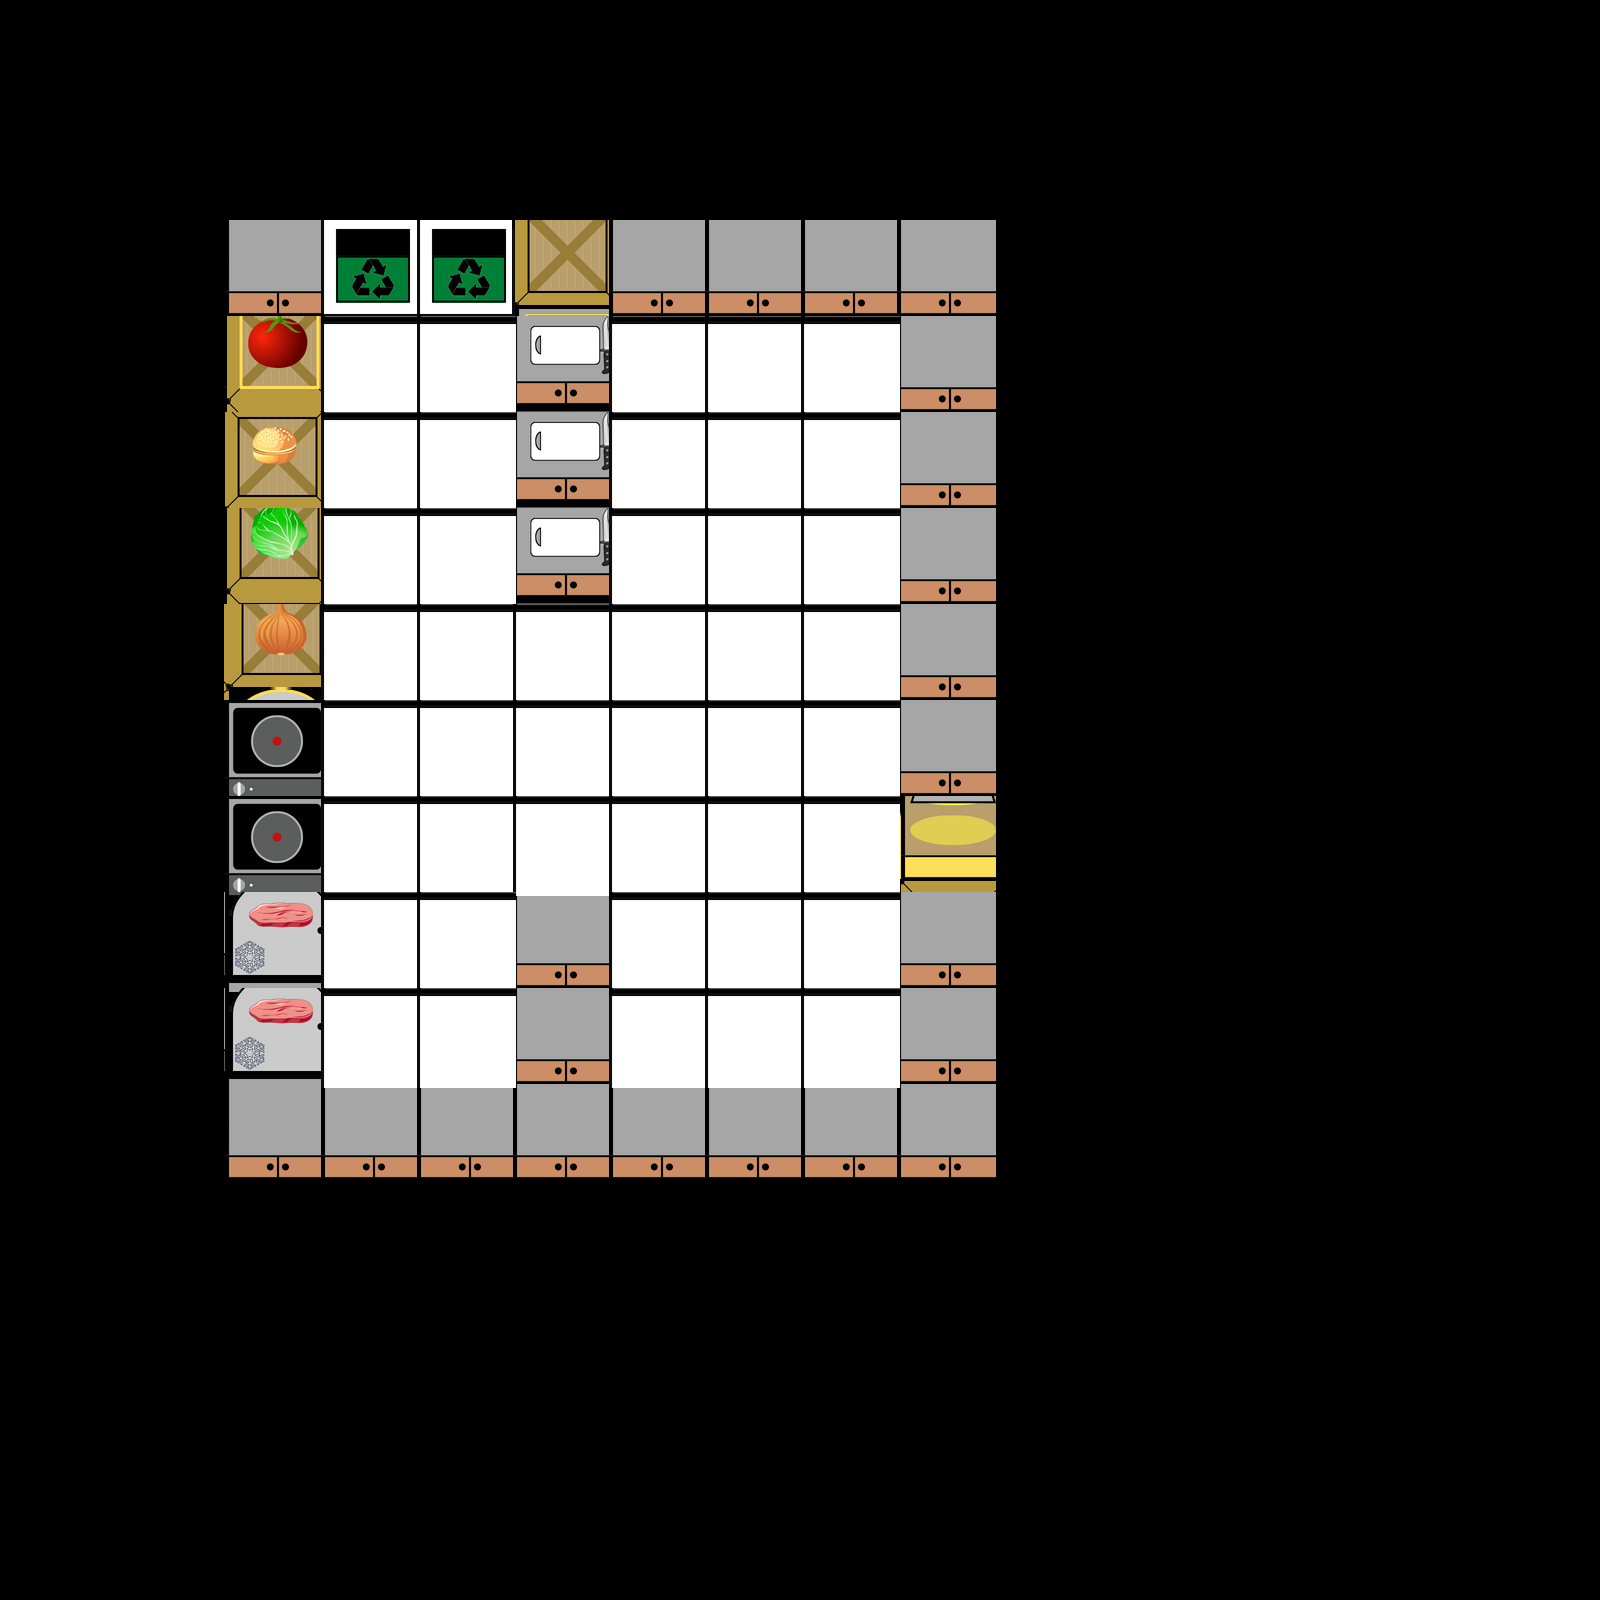

Rendered tile map (Tiled .tmx) drawn with the repository's tilesets; below, a short description and the map source with its tile grids summarised:
An orthogonal 100x100 tile map with 16x16 px tiles, 2 tile layers (Tile Layer 1, background), 2 tilesets and 36 objects.

<map version="1.9" tiledversion="1.9.2" orientation="orthogonal" renderorder="right-down" width="100" height="100" tilewidth="16" tileheight="16" infinite="0" nextlayerid="16" nextobjectid="52">
 <tileset firstgid="1" source="ENG1_Assets_V1.tsx" />
 <tileset firstgid="401" source="ENG_Assets_V2.tsx" />
 <layer id="1" name="Tile Layer 1" width="100" height="100">
  <data>[10000 cells, 37 non-empty, 11 distinct tile ids]</data>
 </layer>
 <objectgroup id="5" name="Cutting_boards">
  <object id="36" x="513.333" y="315.333" width="98.6667" height="92.6667" />
  <object id="37" x="514.666" y="407.333" width="97.3337" height="98" />
  <object id="38" x="514.667" y="506.667" width="97.3333" height="97.3333" />
 </objectgroup>
 <objectgroup id="10" name="Service_counter">
  <object id="39" x="901.333" y="794.667" width="92" height="96" />
 </objectgroup>
 <objectgroup id="11" name="Patty_dispenser">
  <object id="40" x="226" y="897.334" width="96.6667" height="183.334" />
 </objectgroup>
 <objectgroup id="12" name="Tomato_dispenser">
  <object id="41" x="222.667" y="316" width="100" height="98.6667" />
 </objectgroup>
 <objectgroup id="13" name="Bun_dispenser">
  <object id="42" x="224.667" y="413.333" width="96" height="94" />
 </objectgroup>
 <objectgroup id="14" name="Lettuce_dispenser">
  <object id="43" x="224" y="507.334" width="98" height="95.3333" />
 </objectgroup>
 <objectgroup id="15" name="Onion_dispenser">
  <object id="44" x="223.334" y="604.667" width="96.6666" height="97.3334" />
 </objectgroup>
 <objectgroup id="6" name="Bins">
  <object id="49" x="417.333" y="233.333" width="91.9997" height="82.6667" />
  <object id="50" x="317.333" y="229.333" width="97.3333" height="85.3333" />
  <object id="51" x="512" y="232" width="97.333" height="82.6667" />
 </objectgroup>
 <objectgroup id="7" name="Counters">
  <object id="11" x="223.334" y="220.667" width="98" height="91.3333" />
  <object id="12" x="606.666" y="221.334" width="98" height="92" />
  <object id="13" x="704.667" y="219.333" width="96.6666" height="94" />
  <object id="14" x="802" y="221.333" width="95.3334" height="93.3333" />
  <object id="15" x="898.667" y="220.666" width="98" height="93.3333" />
  <object id="16" x="900" y="316" width="97.3334" height="90.6667" />
  <object id="17" x="901.333" y="409.333" width="94.6667" height="97.3334" />
  <object id="18" x="899.333" y="508" width="96.6667" height="94.6667" />
  <object id="19" x="900" y="602" width="97.3334" height="98" />
  <object id="20" x="900.667" y="701.334" width="94" height="90" />
  <object id="21" x="900" y="892.667" width="95.3333" height="92.6667" />
  <object id="22" x="517.333" y="900" width="93.3333" height="89.3334" />
  <object id="23" x="516" y="988" width="97.3333" height="98.6667" />
  <object id="24" x="900.667" y="988" width="96.6666" height="93.3334" />
  <object id="25" x="225.333" y="1081.33" width="96" height="101.333" />
  <object id="26" x="901.333" y="1083.33" width="93.3334" height="93.3334" />
  <object id="27" x="325.334" y="1088.66" width="92" height="94" />
  <object id="28" x="418.666" y="1088.66" width="96" height="92" />
  <object id="29" x="514.667" y="1088" width="98" height="93.3333" />
  <object id="30" x="614.667" y="1090.67" width="92" height="90" />
  <object id="31" x="708" y="1088" width="94.6667" height="94" />
  <object id="32" x="804" y="1088.67" width="96.6667" height="87.3333" />
 </objectgroup>
 <objectgroup id="9" name="Stoves">
  <object id="33" x="224.667" y="704.667" width="96.6667" height="100.667" />
  <object id="34" x="221.333" y="798.667" width="100" height="97.3333" />
 </objectgroup>
 <layer id="4" name="background" width="100" height="100">
  <data>[10000 cells, 43 non-empty, 1 distinct tile ids]</data>
 </layer>
 <objectgroup id="2" name="background" />
</map>